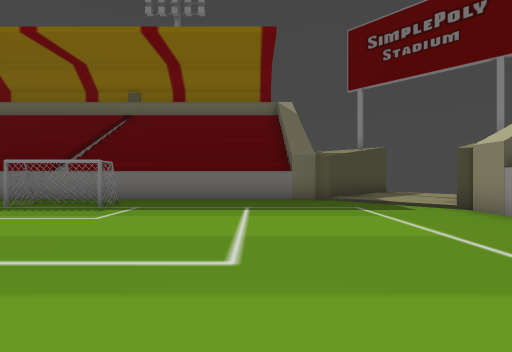
[1] (above)

17 first-person views from a walk through a scene from a Unity 3-D project. The camera is 1.4 m above the floor, looks level and sees 85° across. The floor is counted in squares, 2 m on a side. Each view is taken from the middle of a square. On the plan, view 1 faces up. The plan holds only what a view shows up to about 9 squares ahead; the rest is blank. The place goes on beyond the plan.

[2]
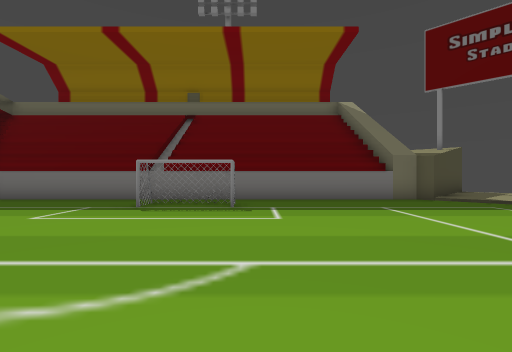

[3]
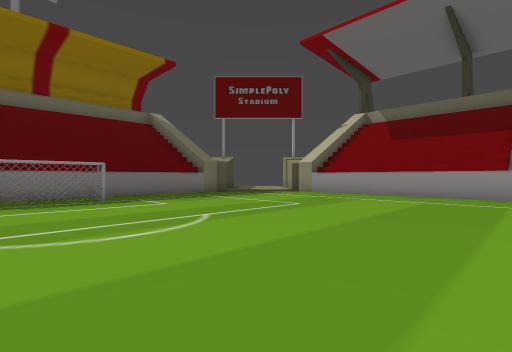

[4]
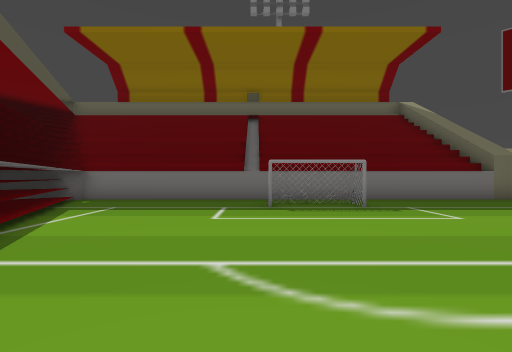

[5]
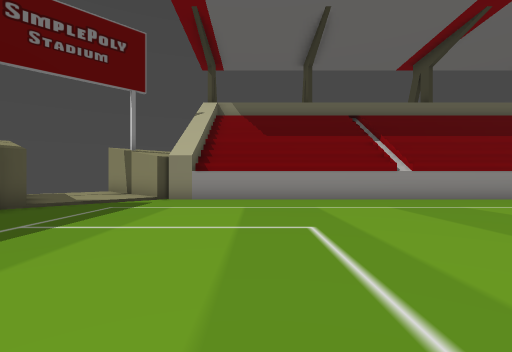

[6]
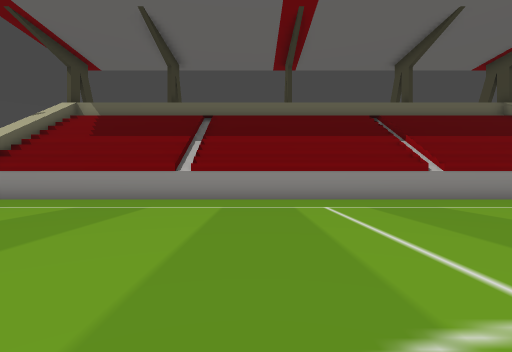

[7]
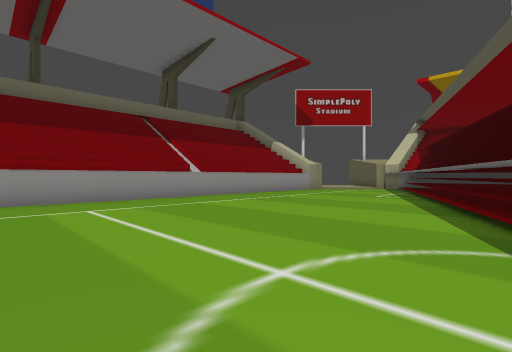

[8]
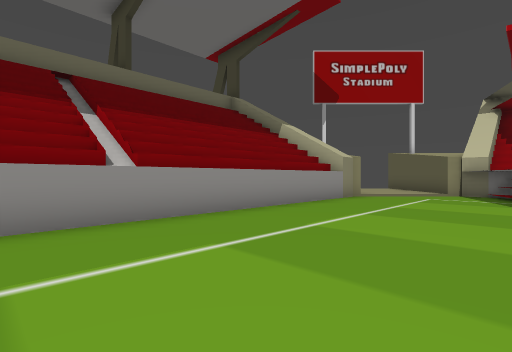

[9]
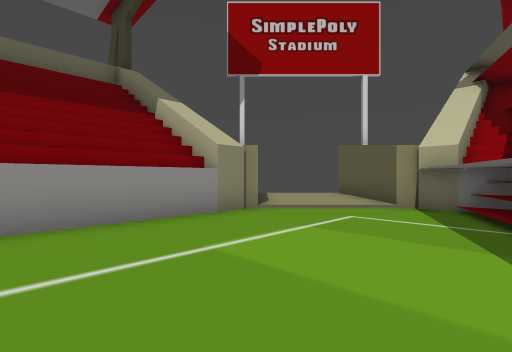

[10]
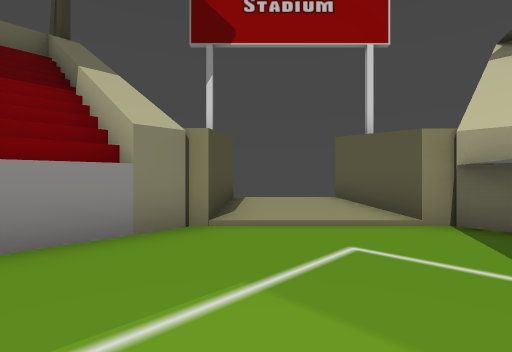

[11]
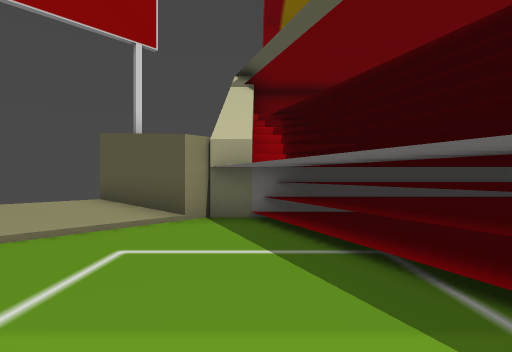

[12]
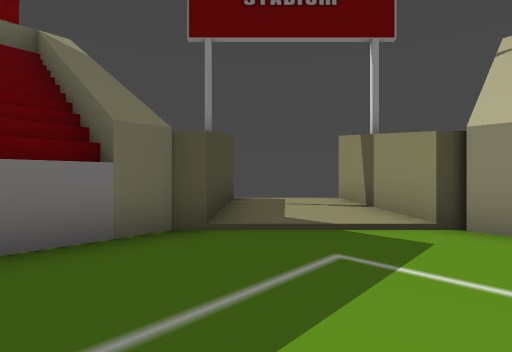

[13]
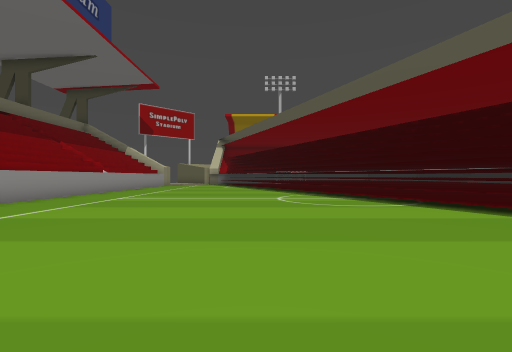

[14]
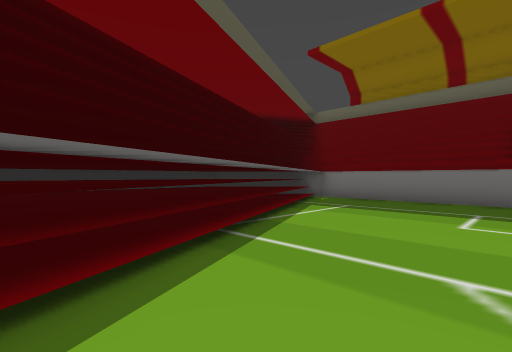

[15]
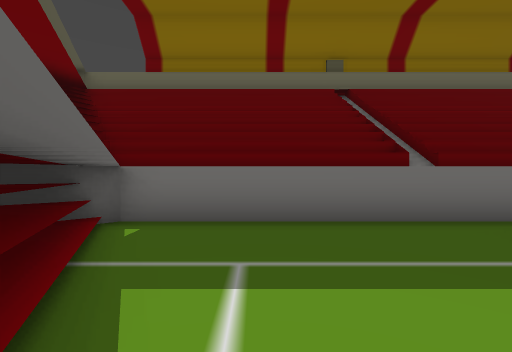

[16]
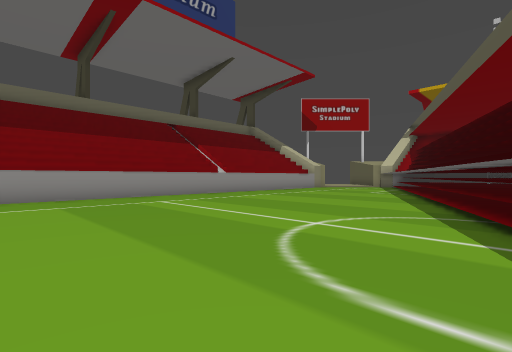

[17]
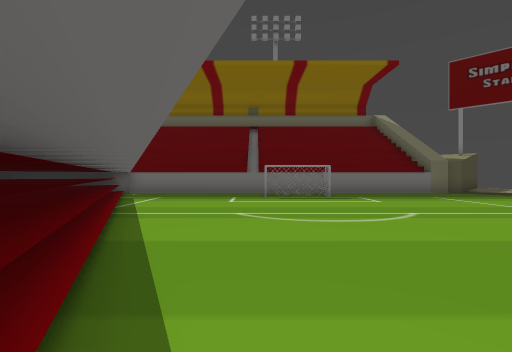

### Floor plan
Key: @ floor where view 1 was taken; # wall or solid block; x gap in a wall; . main floor; : floor 0.25 m higher than the main floor; / step, stairs or slope.
Columns run from 12 left of view 1 to 8 right of it. Each row starts with its distance up from view 1.
 11                 ##
 10                ##::
  9 ################::::x
  8 #..............::::#
  7 ##.....##....../::##
  6 ###............./##
  5  ##..............#
  4   #..............#
  3   ##.............#
  2   ## ............#
  1    ##............#
  0     # ......@....#
 -1     ##...........#
 -2      #...........#
 -3      #...........#
 -4      ##..........#
 -5      ##..........#
 -6       # .........#
 -7        # ........#
 -8        ##........#
 -9         # .......#
-10         ##.......#
-11          # ......#
-12          # ......#
-13           # .....#
-14           # .....#
-15              ....#
-16              ....#
-17             #....#
-18             # ../##
-19             #../::##
-20             ###::::#
-21               ##:::
-22                ##:
-23                  x

Where each view was taken, in squares from view 1:
view 1: 0 up, 0 right, facing up
view 2: 0 up, 3 left, facing up
view 3: 2 down, 6 left, facing up-right
view 4: 0 up, 6 left, facing up
view 5: 3 up, 4 left, facing right
view 6: 4 down, 4 left, facing right
view 7: 4 down, 4 left, facing down-right
view 8: 8 down, 0 right, facing down-right
view 9: 13 down, 0 right, facing down-right
view 10: 15 down, 1 right, facing down-right
view 11: 15 down, 1 right, facing down
view 12: 5 up, 0 right, facing up-right
view 13: 3 up, 2 left, facing down
view 14: 0 up, 6 left, facing up-left
view 15: 4 up, 9 left, facing up
view 16: 2 down, 5 left, facing down-right
view 17: 3 down, 6 left, facing up
